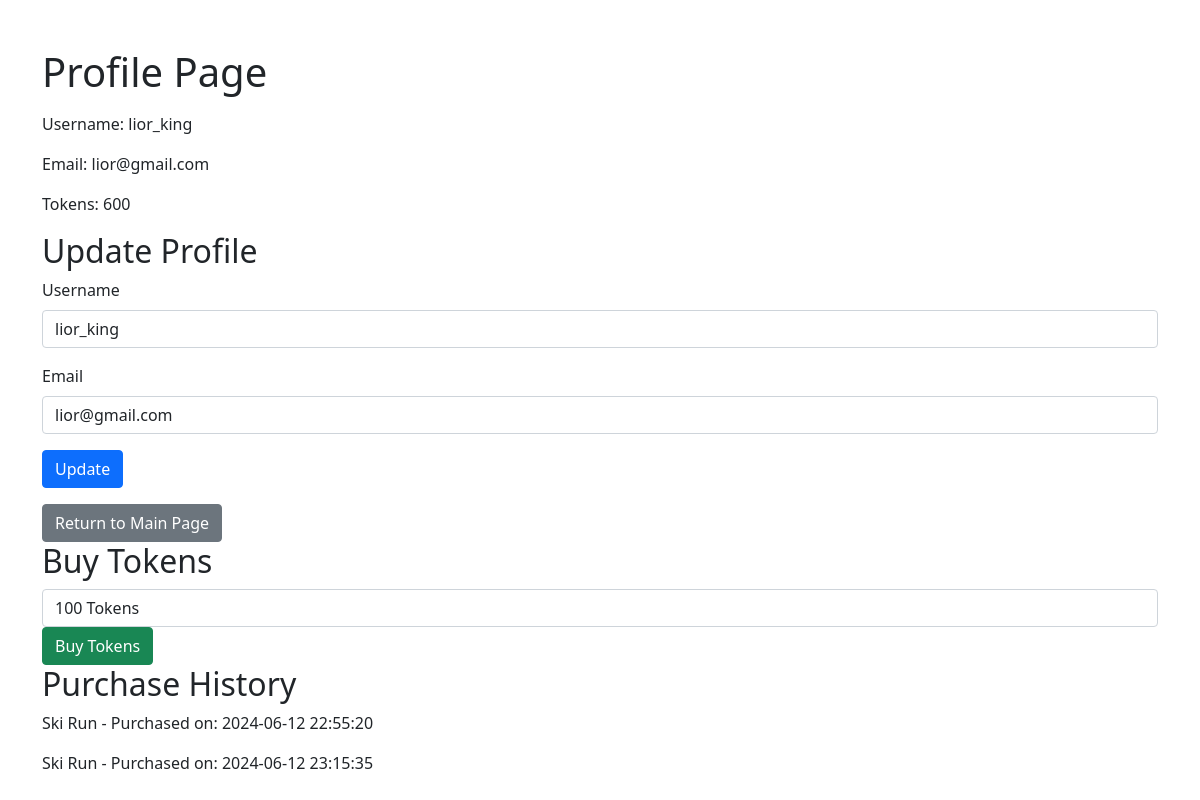
The app's page /profile.php (signed in) with its own data.
### tables this page shows
CREATE TABLE `users` (
  `UserID` int(11) NOT NULL,
  `Username` varchar(50) NOT NULL,
  `Password` varchar(255) NOT NULL,
  `Email` varchar(100) NOT NULL,
  `Tokens` int(11) DEFAULT 1000
);

CREATE TABLE `purchases` (
  `PurchaseID` int(11) NOT NULL,
  `UserID` int(11) NOT NULL,
  `MovieID` int(11) NOT NULL,
  `PurchaseDate` datetime DEFAULT current_timestamp()
);

CREATE TABLE `movies` (
  `MovieID` int(11) NOT NULL,
  `Title` varchar(255) NOT NULL,
  `Description` text DEFAULT NULL,
  `TokenCost` int(11) NOT NULL,
  `ThumbnailURL` varchar(255) DEFAULT NULL,
  `MovieURL` varchar(255) DEFAULT NULL
);

### profile.php (the view, shortened to what this page needs)
<?php
include 'db.php';
$userId = $_SESSION['userid'];
$sql = "SELECT Username, Email, Tokens FROM Users WHERE UserID = '$userId'";
$userResult = $conn->query($sql);
?>
<!DOCTYPE html>
<html lang="en">
<head>
    <link href="https://cdn.jsdelivr.net/npm/bootstrap@5.1.3/dist/css/bootstrap.min.css" rel="stylesheet">
</head>
<body>
    <div class="container mt-5">
<?php
if ($userResult->num_rows > 0) {
    $userData = $userResult->fetch_assoc();
    echo "<h1 class='mb-3'>Profile Page</h1>";
    echo "<p>Username: " . htmlspecialchars($userData['Username']) . "</p>";
    echo "<p>Email: " . htmlspecialchars($userData['Email']) . "</p>";
    echo "<p>Tokens: " . htmlspecialchars($userData['Tokens']) . "</p>";
    echo "<h2>Update Profile</h2>";
    echo "<form method='post' action='update_profile.php' class='mb-3'>";
    echo "<div class='mb-3'><label class='form-label'>Username</label><input type='text' class='form-control' name='username' value='" . htmlspecialchars($userData['Username']) . "' required></div>";
    echo "<div class='mb-3'><label class='form-label'>Email</label><input type='email' class='form-control' name='email' value='" . htmlspecialchars($userData['Email']) . "' required></div>";
    echo "<button type='submit' class='btn btn-primary'>Update</button>";
    echo "</form>";
    echo "<a href='index.php' class='btn btn-secondary'>Return to Main Page</a>";
    echo "<h2>Buy Tokens</h2>";
    echo "<form method='post' action='buy_tokens.php'>";
    echo "<select name='token_amount' class='form-control'>";
    echo "<option value='100'>100 Tokens</option>";
    echo "</select>";
    echo "<button type='submit' class='btn btn-success'>Buy Tokens</button>";
    echo "</form>";
    $sql = "SELECT Movies.Title, Purchases.PurchaseDate FROM Purchases JOIN Movies ON Purchases.MovieID = Movies.MovieID WHERE Purchases.UserID = '$userId'";
    $purchaseResult = $conn->query($sql);
    echo "<h2>Purchase History</h2>";
    if ($purchaseResult->num_rows > 0) {
        while ($row = $purchaseResult->fetch_assoc()) {
            echo "<p>" . htmlspecialchars($row['Title']) . " - Purchased on: " . htmlspecialchars($row['PurchaseDate']) . "</p>";
        }
    } else {
        echo "<p>No purchases made yet.</p>";
    }
} else {
    echo "User profile not found.";
}
?>
    </div>
</body>
</html>

### records on screen
users: Username "lior_king", Email "lior@gmail.com", Tokens "600", username "lior_king", email "lior@gmail.com"
purchases: MovieID.Title "Ski Run", PurchaseDate "2024-06-12 22:55:20"
purchases: MovieID.Title "Ski Run", PurchaseDate "2024-06-12 23:15:35"
